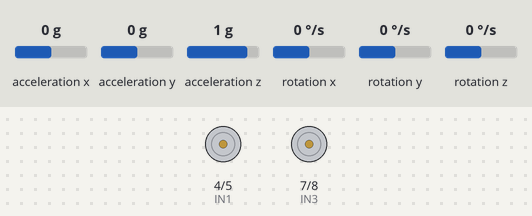
This sketch was run on a simulated Arduino Uno, built with avr-gcc and run on an emulated ATmega328P. Parts: motor-driver pin pairs drawn as motors (green arrow = first pin HIGH = forward, orange = second pin HIGH = backward, longer = more drive, scaled by the enable pin). The inputs (shaded band) are chosen by the test bench; at power-on: rotation x 0 °/s, acceleration y 0 g, acceleration x 0 g, acceleration z 1 g, rotation y 0 °/s, rotation z 0 °/s. What the sketch prints to the serial monitor is not drawn.

Above: at 2.0 s.
2.1 s: rotation x set to -3 °/s
At 3.0 s:
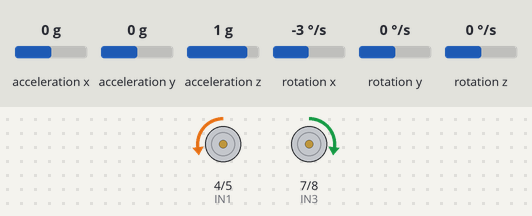
3.6 s: rotation x set to -192 °/s
At 4.9 s:
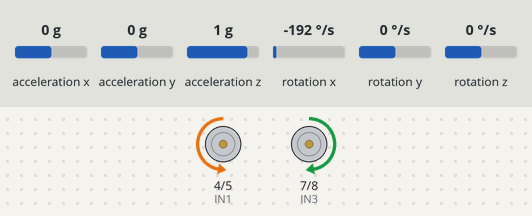
5.2 s: acceleration y set to -0.3 g
At 5.7 s:
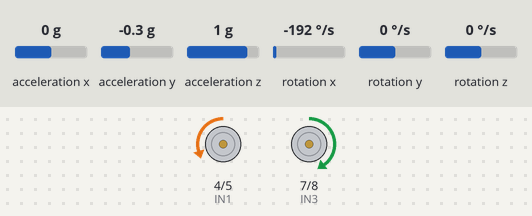
6.7 s: acceleration y set to 0.8 g
At 7.3 s:
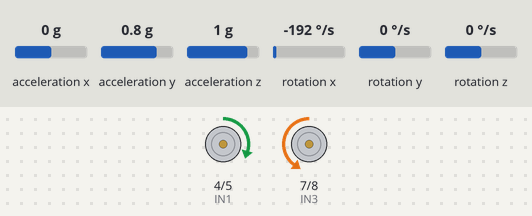
8.2 s: acceleration y set to 0.4 g
9.7 s: acceleration y set to 0.1 g
At 11.0 s:
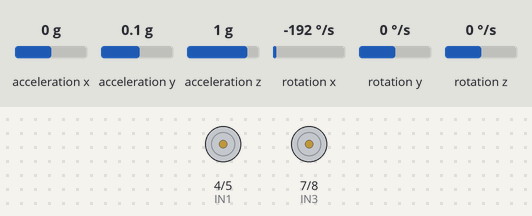
Timing chart, 0 to 12.2 s (numbered marks = the images above; inputs shaded):
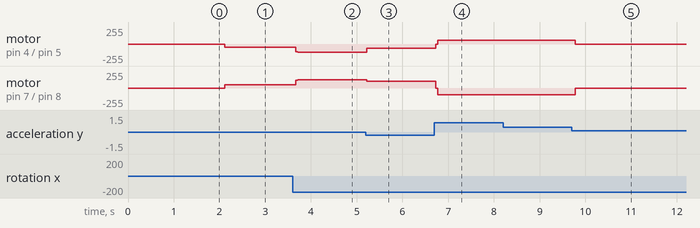

Measured:
- the behaviour switches between -1 and -2 °/s on rotation x (found by bisection; images 0 and 1)
- the behaviour switches between -0.1 and -0.2 g on acceleration y (found by bisection; images 2 and 3)
- the behaviour switches between 0.3 and 0.2 g on acceleration y (found by bisection; images 4 and 5)
- after the input at 2.1 s, motor on pin 4 (IN1) / pin 5 (IN2): stopped → backward 50/255 at once; motor on pin 7 (IN3) / pin 8 (IN4): stopped → forward 50/255 at once
- after the input at 3.6 s, motor on pin 4 (IN1) / pin 5 (IN2): backward 50/255 → backward 127/255 after 0.07 s; motor on pin 7 (IN3) / pin 8 (IN4): forward 50/255 → forward 127/255 after 0.07 s
- after the input at 5.2 s, motor on pin 4 (IN1) / pin 5 (IN2): backward 127/255 → backward 60/255 at once; motor on pin 7 (IN3) / pin 8 (IN4): forward 127/255 → forward 100/255 at once
- after the input at 6.7 s, motor on pin 4 (IN1) / pin 5 (IN2): backward 60/255 → forward 60/255 at once; motor on pin 7 (IN3) / pin 8 (IN4): forward 100/255 → backward 100/255 at once
- after the input at 8.2 s, every drawn part: stays the same
- after the input at 9.7 s, motor on pin 4 (IN1) / pin 5 (IN2): forward 60/255 → stopped after 0.08 s; motor on pin 7 (IN3) / pin 8 (IN4): backward 100/255 → stopped after 0.08 s

The sketch:

balance_bot_test.ino
```cpp
/*
   SCL(clock line)(pin A5)
   SDA(data line)(pin A4)
   INT(interrupt)(pin D2)
*/
#include <MPU6050.h>
#include <Timer.h>
#include <I2Cdev.h>
#include <Wire.h>
//#include <MSMotorShield.h>
//MS_DCMotor motor(3, MOTOR12_1KHZ); // create motor #2, 64KHz pwm
Timer t;//时间类
MPU6050 accelgyro;//加速度计陀螺仪类
#define ENA 3
#define IN1 4
#define IN2 5
#define ENB 6
#define IN3 7
#define IN4 8
//驱动
float targetAngle,targetAngle_error;
//采样时间
float timeChange = 20; //滤波法采样时间间隔毫秒
float dt = timeChange * 0.001; //注意：dt的取值为滤波器采样时间
// 加速度计、陀螺仪
float angleAx, gyroGx, angleAy, gyroGy, angleAz, gyroGz; //计算后的角度（与各轴夹角）和角速度
int16_t ax, ay, az, gx, gy, gz;//陀螺仪原始数据 3个加速度+3个角速度
float axo = 0, ayo = 0, azo = 0;             //加速度计偏移量
float angle_x_ini,angle_y_ini;               //初始欧拉角度
float gxo = 0, gyo = 0, gzo = 0;             //陀螺仪偏移量
float norm;                                   //方向模值
//常数
float pi = 3.1415926;
float AcceRatio = 16384.0;                  //加速度计比例系数,采用最小量程±2g：系数=  2^16/4 LSB/g
float GyroRatio = 131.0;                    //陀螺仪比例系数，采用最小量程±250°/s：系数= 2^16/500 LSB/(°/s)
//卡尔曼滤波参数与函数
float angle_x,angle_x_dot, angle_x_dot2=0.,angle_y,angle_y_dot, angle_y_dot2=0.;//x,y轴角度、角速度、角加速度状态量
float P_x[3][3] = {{ 10, 0, 0 },
                 { 0, 10, 0 },
                 { 0, 0, 10 }};
float P_y[3][3] = {{ 10, 0, 0 },
                 { 0, 10, 0 },
                 { 0, 0, 10 }};
float Q_angle = 1, Q_velo = 1, Q_acce = 10; //角度数据置信度,角速度数据置信度
float R_angle = 1, R_velo = 1,angle_m_x,gyro_m_x,angle_m_y,gyro_m_y;
//smoothing
float list_x[3][5],list_y[3][5];
/*
************* setup & calibration ***************
 */
void setup() {
    Wire.begin();
    Serial.begin(115200);
    pinMode(ENA, OUTPUT); //PWM right wheel
    pinMode(IN1, OUTPUT);
    pinMode(IN2, OUTPUT);
    pinMode(ENB, OUTPUT); //PWM left wheel
    pinMode(IN3, OUTPUT);
    pinMode(IN4, OUTPUT);
    accelgyro.initialize();                 //初始化
    Serial.println("Now,we make samples firstly!");
////////////////////////////////////////////////////////////////
    unsigned short times = 200;             //采样次数
    for(int i=0;i<times;i++)
    {
        accelgyro.getMotion6(&ax, &ay, &az, &gx, &gy, &gz); //读取六轴原始数值
        axo += ax/AcceRatio; ayo += ay/AcceRatio; azo += az/AcceRatio;      //采样和
        gxo += gx/GyroRatio; gyo += gy/GyroRatio; gzo += gz/GyroRatio;
//        Serial.print("The ");Serial.print(i+1);Serial.println("th times sample");
    }
    axo /= (times); ayo /= (times); azo /= (times); //计算加速度计偏移
    gxo /= (times); gyo /= (times); gzo /= (times); //计算陀螺仪偏移
    Serial.println("\nSample finished!");Serial.println("The sample biases we get are");
    Serial.println("axo,\t ayo,\t azo,\t angle_xo,\t angle_yo,\t gxo,\t\t gyo,\t\t gzo");
    norm = sqrt(axo*axo + ayo*ayo + azo*azo);
    Serial.print(axo/norm);Serial.print("g,\t");
    Serial.print(ayo/norm);Serial.print("g,\t");
    Serial.print(azo/norm);Serial.print("g,\t");
    angle_x_ini = atan2(ay, az) * 180 / PI; //计算与x轴夹角
    angle_y_ini = -atan2(ax, az) * 180 / PI; //计算与y轴夹角
    Serial.print(angle_x_ini);Serial.print("deg,\t");
    Serial.print(angle_y_ini);Serial.print("deg,\t");
    Serial.print(gxo);Serial.print("degree,\t");
    Serial.print(gyo);Serial.print("degree,\t");
    Serial.print(gzo);Serial.println("degree\n\n");
    Serial.println("Here we go!");
//////////////////////////////////////////////////////////////////////
//  motor.setSpeed(169); // set the speed to 200/255

  int tickEvent1 = t.every(timeChange, getangle); //本语句执行以后timeChange毫秒执行回调函数getangle
  int tickEvent2 = t.every(50, printout) ; //本语句执行以后50毫秒执行回调函数printout，串口输出
//  while(1);
}

void loop() {

  t.update();//时间操作系统运行

}

/*
************ print function ****************
 */
void printout(){
  switch (0) //0:x&y;;  1:only x;;  2:only y;;  3:nothing
  {
    case 0:
      Serial.println("angle_m_x \t angle_kf_x \t velo_m_x \t velo_kf_x \t acce_kf_x \t\t angle_m_y \t angle_kf_y \t velo_m_y \t velo_kf_y \t acce_kf_y");
      Serial.print(angleAx);Serial.print(" \t\t");
      Serial.print(angle_x);Serial.print("\t\t");
      Serial.print(gx);Serial.print("\t\t");
      Serial.print(angle_x_dot);Serial.print("\t\t");
      Serial.print(angle_x_dot2);Serial.print("\t\t\t");
      Serial.print(angleAy);Serial.print(" \t\t");
      Serial.print(angle_y);Serial.print("\t\t");
      Serial.print(gy);Serial.print("\t\t");
      Serial.print(angle_y_dot);Serial.print("\t\t");
      Serial.println(angle_y_dot2);
      break;
    case 1:
      Serial.println("angle_m_x \t angle_kf_x \t velo_m_x \t velo_kf_x \t acce_kf_x");
      Serial.print(angleAx);Serial.print(" \t\t");
      Serial.print(angle_x);Serial.print("\t\t");
      Serial.print(gx);Serial.print("\t\t");
      Serial.print(angle_x_dot);Serial.print("\t\t");
      Serial.println(angle_x_dot2);
      break;
    case 2:
      Serial.println("angle_m_y \t angle_kf_y \t velo_m_y \t velo_kf_y \t acce_kf_y");
      Serial.print(angleAy);Serial.print(" \t\t");
      Serial.print(angle_y);Serial.print("\t\t");
      Serial.print(gy);Serial.print("\t\t");
      Serial.print(angle_y_dot);Serial.print("\t\t");
      Serial.println(angle_y_dot2);
      break;
    case 3:
      break;
  }

    modify();
}

/*
************ control function ****************
 */
void Foreword(){//B逆A顺
  digitalWrite(IN1,HIGH);//pin4
  digitalWrite(IN2,LOW);//pin5
  digitalWrite(IN3,LOW);//pin7
  digitalWrite(IN4,HIGH);//pin8
}

void Backword(){//A逆B顺
  digitalWrite(IN1,LOW);//pin4
  digitalWrite(IN2,HIGH);//pin5
  digitalWrite(IN3,HIGH);//pin7
  digitalWrite(IN4,LOW);//pin8
}

void Stop(){
  digitalWrite(IN1,LOW);//pin4
  digitalWrite(IN2,LOW);//pin5
  digitalWrite(IN3,LOW);//pin7
  digitalWrite(IN4,LOW);//pin8
}

void modify()
{
  targetAngle=angle_x_ini;
  targetAngle_error = angle_x - targetAngle;
  Serial.println(targetAngle_error);
  if(targetAngle_error>10)
  {
    //foreword
    analogWrite(ENA,60);
    analogWrite(ENB,100);
    Foreword();
  }
  else if(targetAngle_error<-10)
  {
    //backword
    analogWrite(ENA,60);
    analogWrite(ENB,100);
    Backword();
  }
  else
  {
    float velo = map(abs(angle_x_dot),1,50,50,70);
    if(angle_x_dot <-1&&angle_x<0)
    {
      analogWrite(ENA,abs(velo));
      analogWrite(ENB,abs(velo));
      Backword();
    }
    else if(angle_x_dot>1&&angle_x>0)
    {
      analogWrite(ENA,abs(velo));
      analogWrite(ENB,abs(velo));
      Foreword();
    }
    else
    {
      Stop();
    }
//    motor.run(RELEASE); // stopped
  }
}

/*
************ get Roll & Pitch angle ****************
 */
void getangle(){
  accelgyro.getMotion6(&ax, &ay, &az, &gx, &gy, &gz);//读取原始6个数据
  angleAx = atan2(ay, az) * 180 / PI; //计算与x轴夹角
  angleAy = -atan2(ax, az) * 180 / PI; //计算与y轴夹角
  angleAz = atan2(ax, ay) * 180 / PI; //计算与z轴夹角

  gx = gx/GyroRatio-gxo;gy = gy/GyroRatio-gyo;gz = gz/GyroRatio-gzo;
  getangle_x();
  getangle_y();
}

void getangle_x(){
  static float K[3][3],error_angle,error_velo, E;

  if (1) {//1:一阶卡尔曼双测量滤波器
      float angle_m_x=angleAx,gyro_m_x=gx;
      angle_x = angle_x + angle_x_dot*dt;

      P_x[0][0] += (P_x[1][0]+P_x[0][1])*dt + P_x[1][1]*dt*dt + Q_angle;
      P_x[0][1] += P_x[1][1]*dt;
      P_x[1][0] += P_x[0][1];
      P_x[1][1] += Q_velo;

      E = (P_x[0][0]+R_angle)*(P_x[1][1]+R_velo)-P_x[0][1]*P_x[1][0];
      K[0][0]= ((P_x[1][1]+R_velo)*P_x[0][0]-P_x[0][1]*P_x[1][0])/E;
      K[0][1]= ((P_x[0][0]+R_angle)*P_x[0][1]-P_x[0][0]*P_x[0][1])/E;
      K[1][0]= (P_x[1][0]*(P_x[1][1]+R_velo)-P_x[1][1]*P_x[1][0])/E;
      K[1][1]= (P_x[1][1]*(P_x[0][0]+R_angle)-P_x[1][0]*P_x[0][1])/E;

      P_x[0][0] += -K[0][0]*P_x[0][0] - K[0][1]*P_x[1][0];
      P_x[0][1] += -K[0][0]*P_x[0][1] - K[0][1]*P_x[1][1];
      P_x[1][0] += -K[1][1]*P_x[1][0] - K[1][0]*P_x[0][0];
      P_x[1][1] += -K[1][0]*P_x[0][1] - K[1][1]*P_x[1][1];

      angle_x += K[0][0]*(angle_m_x-angle_x) + K[0][1]*(gyro_m_x-angle_x_dot);
      angle_x_dot += K[1][0]*(angle_m_x-angle_x) + K[1][1]*(gyro_m_x-angle_x_dot);
  }
  else{//0:二阶卡尔曼双参滤波器
      float angle_m_x=angleAx,gyro_m_x=gx;
      angle_x = angle_x + angle_x_dot*dt + 1/2*angle_x_dot2*dt*dt;
      angle_x_dot = angle_x_dot + angle_x_dot2*dt;
      angle_x_dot2 = angle_x_dot2;

      P_x[0][0] += (P_x[0][1]+P_x[1][0])*dt + (1/2*P_x[2][0]+P_x[1][1]+1/2*P_x[0][2])*dt*dt + (1/2*P_x[2][1]+1/2*P_x[1][2])*dt*dt*dt + 1/4*P_x[2][2]*dt*dt*dt*dt + Q_angle;
      P_x[0][1] = (P_x[0][1]+P_x[1][1]*dt+1/2*P_x[2][1]*dt*dt) + (P_x[0][2]+P_x[1][2]*dt+1/2*P_x[2][2]*dt*dt)*dt;
      P_x[0][2] = (P_x[0][2]+P_x[1][2]*dt+1/2*P_x[2][2]*dt*dt);
      P_x[1][0] += (P_x[2][0]+P_x[1][1])*dt + (P_x[2][1]+1/2*P_x[1][2])*dt*dt + 1/2*P_x[2][2]*dt*dt*dt;
      P_x[1][1] = P_x[1][1]+P_x[2][1]*dt + (P_x[1][2]+P_x[2][2]*dt)*dt + Q_velo;
      P_x[1][2] = P_x[2][2]*dt;
      P_x[2][0] += P_x[2][1]*dt + 1/2*P_x[2][2]*dt*dt;
      P_x[2][1] += P_x[2][2]*dt;
      P_x[2][2] += Q_acce;

      error_angle = angle_m_x - angle_x;
      error_velo = gyro_m_x-angle_x_dot;

      E = (P_x[0][0]+R_angle)*(P_x[1][1]+R_velo)-P_x[0][1]*P_x[1][0];
      K[0][0]= ((P_x[1][1]+R_velo)*P_x[0][0]-P_x[0][1]*P_x[1][0])/E;
      K[0][1]= ((P_x[0][0]+R_angle)*P_x[0][1]-P_x[0][0]*P_x[0][1])/E;
      K[1][0]= (P_x[1][0]*(P_x[1][1]+R_velo)-P_x[1][1]*P_x[1][0])/E;
      K[1][1]= (P_x[1][1]*(P_x[0][0]+R_angle)-P_x[1][0]*P_x[0][1])/E;
      K[2][0]= (P_x[2][0]*(P_x[1][1]+R_velo)-P_x[2][1]*P_x[1][0])/E;
      K[2][1]= (P_x[2][1]*(P_x[0][0]+R_angle)-P_x[2][0]*P_x[0][1])/E;

      P_x[2][0] -= K[2][0]*P_x[0][0]+K[2][1]*P_x[1][0];
      P_x[2][1] -= K[2][0]*P_x[0][1]+K[2][1]*P_x[1][1];
      P_x[2][2] -= K[2][0]*P_x[0][2]+K[2][1]*P_x[1][2];
      static float p0=P_x[0][0],p1=P_x[0][1],p2=P_x[0][2];
      P_x[0][0] -= K[0][0]*P_x[0][0]+K[0][1]*P_x[1][0];
      P_x[0][1] -= K[0][0]*P_x[0][1]+K[0][1]*P_x[1][1];
      P_x[0][2] -= K[0][0]*P_x[0][2]+K[0][1]*P_x[1][2];
      P_x[1][0] -= K[1][0]*p0+K[1][1]*P_x[1][0];
      P_x[1][1] -= K[1][0]*p1+K[1][1]*P_x[1][1];
      P_x[1][2] -= K[1][0]*p2+K[1][1]*P_x[1][2];

      angle_x += K[0][0]*error_angle+K[0][1]*error_velo;
      angle_x_dot += K[1][0]*error_angle+K[1][1]*error_velo;
      angle_x_dot2 += K[2][0]*error_angle+K[2][1]*error_velo;
  }

//  Serial.print(angle_x);Serial.print("\t");
//  Serial.print(angle_x_dot);Serial.print("\t");
//  Serial.print(angle_x_dot2);Serial.println("\t");

  float sum_angle=0., sum_angle_dot=0., sum_angle_dot2=0.;
  int count=0,i=0,j=0,k=0;
  if(count<2)
  {
    count++;
  }
  for(j=0; j<3;++j)
  {
    for(i=0; i<1; ++i)
    {
      list_x[j][i]=list_x[j][i+1];
    }
  }
  list_x[0][1]=angle_x;list_x[1][1]=angle_x_dot;list_x[2][1]=angle_x_dot2;
  if(count=2){
    for(i=0;i<2;++i)
    {
      sum_angle += list_x[0][i]*(i+1)/3;
      sum_angle_dot += list_x[1][i]*(i+1)/3;
      sum_angle_dot2 += list_x[2][i]*(i+1)/3;
    }
    angle_x = sum_angle;
    angle_x_dot = sum_angle_dot;
    angle_x_dot2 = sum_angle_dot2;
  }
  i=0;j=0;k=0;
}

void getangle_y(){
  static float K[3][3],error_angle,error_velo, E;
  if (1){//1:一阶卡尔曼双测量滤波器
      float angle_m_y=angleAy,gyro_m_y=gy;
      angle_y = angle_y + angle_y_dot*dt;

      P_y[0][0] += (P_y[1][0]+P_y[0][1])*dt + P_y[1][1]*dt*dt + Q_angle;
      P_y[0][1] += P_y[1][1]*dt;
      P_y[1][0] += P_y[0][1];
      P_y[1][1] += Q_velo;

      E = (P_y[0][0]+R_angle)*(P_y[1][1]+R_velo)-P_y[0][1]*P_y[1][0];
      K[0][0]= ((P_y[1][1]+R_velo)*P_y[0][0]-P_y[0][1]*P_y[1][0])/E;
      K[0][1]= ((P_y[0][0]+R_angle)*P_y[0][1]-P_y[0][0]*P_y[0][1])/E;
      K[1][0]= (P_y[1][0]*(P_y[1][1]+R_velo)-P_y[1][1]*P_y[1][0])/E;
      K[1][1]= (P_y[1][1]*(P_y[0][0]+R_angle)-P_y[1][0]*P_y[0][1])/E;

      P_y[0][0] += -K[0][0]*P_y[0][0] - K[0][1]*P_y[1][0];
      P_y[0][1] += -K[0][0]*P_y[0][1] - K[0][1]*P_y[1][1];
      P_y[1][0] += -K[1][1]*P_y[1][0] - K[1][0]*P_y[0][0];
      P_y[1][1] += -K[1][0]*P_y[0][1] - K[1][1]*P_y[1][1];

      angle_y += K[0][0]*(angle_m_y-angle_y) + K[0][1]*(gyro_m_y-angle_y_dot);
      angle_y_dot += K[1][0]*(angle_m_y-angle_y) + K[1][1]*(gyro_m_y-angle_y_dot);
  }
  else{//0:二阶卡尔曼双参滤波器
      float angle_m_y=angleAy,gyro_m_y=gy;
      angle_y = angle_y + angle_y_dot*dt + 1/2*angle_y_dot2*dt*dt;
      angle_y_dot = angle_y_dot + angle_y_dot2*dt;
      angle_y_dot2 = angle_y_dot2;

      P_y[0][0] += (P_y[0][1]+P_y[1][0])*dt + (1/2*P_y[2][0]+P_y[1][1]+1/2*P_y[0][2])*dt*dt + (1/2*P_y[2][1]+1/2*P_y[1][2])*dt*dt*dt + 1/4*P_y[2][2]*dt*dt*dt*dt + Q_angle;
      P_y[0][1] = (P_y[0][1]+P_y[1][1]*dt+1/2*P_y[2][1]*dt*dt) + (P_y[0][2]+P_y[1][2]*dt+1/2*P_y[2][2]*dt*dt)*dt;
      P_y[0][2] = (P_y[0][2]+P_y[1][2]*dt+1/2*P_y[2][2]*dt*dt);
      P_y[1][0] += (P_y[2][0]+P_y[1][1])*dt + (P_y[2][1]+1/2*P_y[1][2])*dt*dt + 1/2*P_y[2][2]*dt*dt*dt;
      P_y[1][1] = P_y[1][1]+P_y[2][1]*dt + (P_y[1][2]+P_y[2][2]*dt)*dt + Q_velo;
      P_y[1][2] = P_y[2][2]*dt;
      P_y[2][0] += P_y[2][1]*dt + 1/2*P_y[2][2]*dt*dt;
      P_y[2][1] += P_y[2][2]*dt;
      P_y[2][2] += Q_acce;

      error_angle = angle_m_y - angle_y;
      error_velo = gyro_m_y-angle_y_dot;

      E = (P_y[0][0]+R_angle)*(P_y[1][1]+R_velo)-P_y[0][1]*P_y[1][0];
      K[0][0]= ((P_y[1][1]+R_velo)*P_y[0][0]-P_y[0][1]*P_y[1][0])/E;
      K[0][1]= ((P_y[0][0]+R_angle)*P_y[0][1]-P_y[0][0]*P_y[0][1])/E;
      K[1][0]= (P_y[1][0]*(P_y[1][1]+R_velo)-P_y[1][1]*P_y[1][0])/E;
      K[1][1]= (P_y[1][1]*(P_y[0][0]+R_angle)-P_y[1][0]*P_y[0][1])/E;
      K[2][0]= (P_y[2][0]*(P_y[1][1]+R_velo)-P_y[2][1]*P_y[1][0])/E;
      K[2][1]= (P_y[2][1]*(P_y[0][0]+R_angle)-P_y[2][0]*P_y[0][1])/E;

      P_y[2][0] -= K[2][0]*P_y[0][0]+K[2][1]*P_y[1][0];
      P_y[2][1] -= K[2][0]*P_y[0][1]+K[2][1]*P_y[1][1];
      P_y[2][2] -= K[2][0]*P_y[0][2]+K[2][1]*P_y[1][2];
      static float p0=P_y[0][0],p1=P_y[0][1],p2=P_y[0][2];
      P_y[0][0] -= K[0][0]*P_y[0][0]+K[0][1]*P_y[1][0];
      P_y[0][1] -= K[0][0]*P_y[0][1]+K[0][1]*P_y[1][1];
      P_y[0][2] -= K[0][0]*P_y[0][2]+K[0][1]*P_y[1][2];
      P_y[1][0] -= K[1][0]*p0+K[1][1]*P_y[1][0];
      P_y[1][1] -= K[1][0]*p1+K[1][1]*P_y[1][1];
      P_y[1][2] -= K[1][0]*p2+K[1][1]*P_y[1][2];

      angle_y += K[0][0]*error_angle+K[0][1]*error_velo;
      angle_y_dot += K[1][0]*error_angle+K[1][1]*error_velo;
      angle_y_dot2 += K[2][0]*error_angle+K[2][1]*error_velo;

  }

//  Serial.print(angle_y);Serial.print("\t");
//  Serial.print(angle_y_dot);Serial.print("\t");
//  Serial.print(angle_y_dot2);Serial.println("\t");

  float sum_angle=0., sum_angle_dot=0., sum_angle_dot2=0.;
  int count=0,i=0,j=0,k=0;
  if(count<2)
  {
    count++;
  }
  for(j=0; j<3;++j)
  {
    for(i=0; i<1; ++i)
    {
      list_x[j][i]=list_x[j][i+1];
    }
  }
  list_x[0][1]=angle_x;list_x[1][1]=angle_x_dot;list_x[2][1]=angle_x_dot2;
  if(count=2){
    for(i=0;i<2;++i)
    {
      sum_angle += list_x[0][i]*(i+1)/3;
      sum_angle_dot += list_x[1][i]*(i+1)/3;
      sum_angle_dot2 += list_x[2][i]*(i+1)/3;
    }
    angle_x = sum_angle;
    angle_x_dot = sum_angle_dot;
    angle_x_dot2 = sum_angle_dot2;
  }
  i=0;j=0;k=0;
}
```
